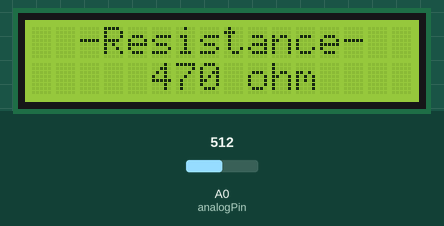
This sketch was run on a simulated Arduino Uno, built with avr-gcc and run on an emulated ATmega328P. Parts: 16×2 character LCD. Inputs (shaded band) come from the test bench; at power-on: A0 (analogPin) = 512.

Above: at 1.2 s.
1.3 s: A0 (analogPin) set to 346
At 2.8 s:
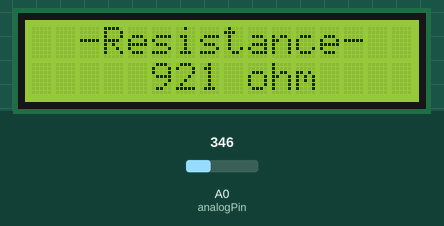
5.4 s: A0 (analogPin) set to 315
At 6.9 s:
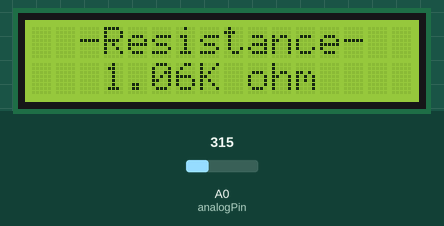
9.5 s: A0 (analogPin) set to 195
At 10.9 s:
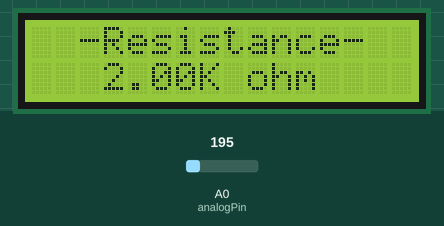
12.6 s: A0 (analogPin) set to 171
At 14.2 s:
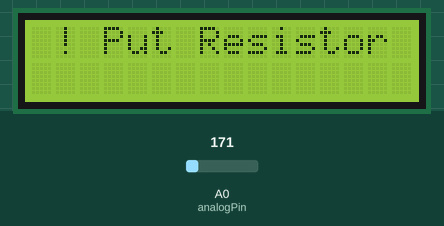
14.6 s: A0 (analogPin) set to 306
At 15.0 s:
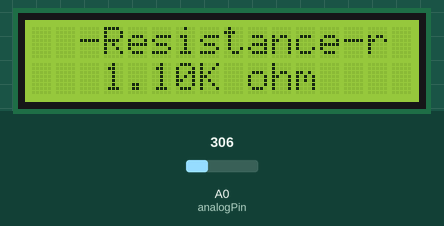
16.1 s: A0 (analogPin) set to 122
At 16.9 s:
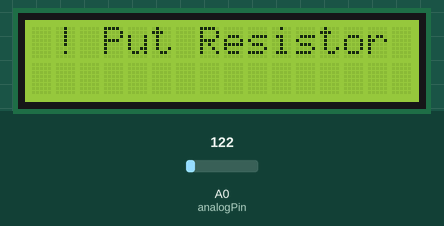
Timing chart, 0 to 19.1 s (numbered marks = the images above; inputs shaded):
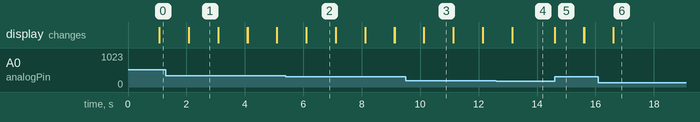

Measured:
- the behaviour switches between 328 and 327 on A0 (analogPin) (found by bisection; images 1 and 2)
- the behaviour switches between 185 and 184 on A0 (analogPin) (found by bisection; images 3 and 4)
- after the input at 1.3 s, the display: first differs from a run without the input after 0.78 s (image 1)
- after the input at 5.4 s, the display: first differs from a run without the input after 0.70 s (image 2)
- after the input at 9.5 s, the display: first differs from a run without the input after 0.63 s (image 3)
- after the input at 12.6 s, the display: first differs from a run without the input after 0.55 s (image 4)
- after the input at 14.6 s, the display: changes at once (image 5)
- after the input at 16.1 s, the display: first differs from a run without the input after 0.52 s (image 6)

The sketch:

Ohmmeter.ino
```cpp
#include <LiquidCrystal.h>

//LiquidCrystal(rs, sc, d4, d5, d6, d7)
LiquidCrystal lcd(12, 11, 5, 4, 3, 2);

const int analogPin = 0;

int analogval = 0;
//int 5 = 5;
//vin is taken as 5
float buff = 0;
float vout = 0;
float R1 = 0;
float R2 = 470;

void setup() {
  lcd.begin(16, 2);
}

void loop() {

  analogval = analogRead(analogPin);
  if (analogval) {
    buff = analogval * 5;
    vout = (buff) / 1024.0;

    if (vout > 0.9) {
      buff = (5 / vout) - 1;
      R1 = R2 * buff;
      lcd.setCursor(0, 0);
      lcd.print("  -Resistance-");
      lcd.setCursor(0, 1);

      if ((R1) > 999) {
        lcd.print("   ");
        lcd.print(R1 / 1000);
        lcd.print("K ohm");
      }
      else {
        lcd.print("     ");
        lcd.print(round(R1));
        lcd.print(" ohm");
      }

      delay(1000);
      lcd.clear();

    }
    else {
      lcd.setCursor(0, 0);
      lcd.print(" ! Put Resistor");
      lcd.setCursor(0, 1);

    }
  }
}
```
